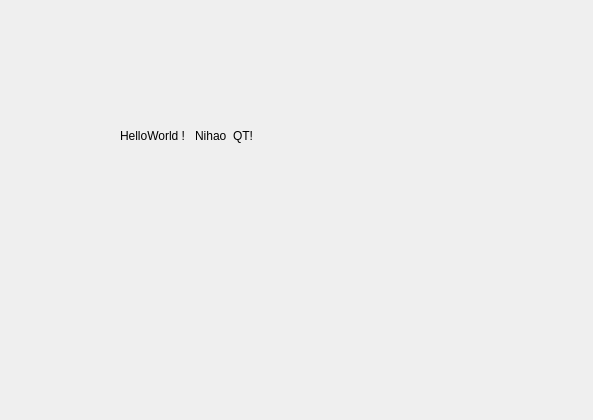
<?xml version="1.0" encoding="UTF-8"?>
<ui version="4.0">
 <class>HelloDialog</class>
 <widget class="QDialog" name="HelloDialog">
  <property name="geometry">
   <rect>
    <x>0</x>
    <y>0</y>
    <width>593</width>
    <height>420</height>
   </rect>
  </property>
  <property name="windowTitle">
   <string>Dialog</string>
  </property>
  <widget class="QLabel" name="label">
   <property name="geometry">
    <rect>
     <x>120</x>
     <y>120</y>
     <width>500</width>
     <height>31</height>
    </rect>
   </property>
   <property name="text">
    <string>HelloWorld !   Nihao  QT!</string>
   </property>
  </widget>
 </widget>
 <resources/>
 <connections/>
</ui>
